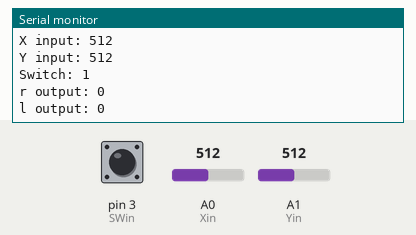
The sketch below on a simulated Arduino Uno, built with avr-gcc and run on an emulated ATmega328P. On the bench: the last lines printed to the serial monitor. The test bench sets the inputs (shaded band); at power-on: A0 (Xin) = 512, A1 (Yin) = 512, pin 3 (SWin) HIGH.

Above: at 1.2 s.
1.3 s: A0 (Xin) set to 716
At 1.63 s:
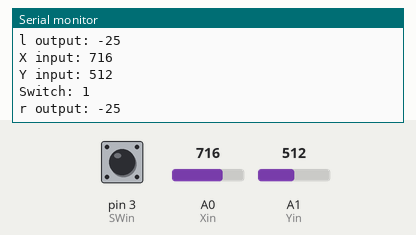
2.8 s: A1 (Yin) set to 716
At 2.85 s:
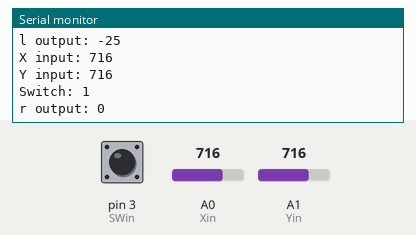
4.3 s: pin 3 (SWin) pulled LOW for 0.15 s
5.9 s: A0 (Xin) set to 900
At 6.1 s:
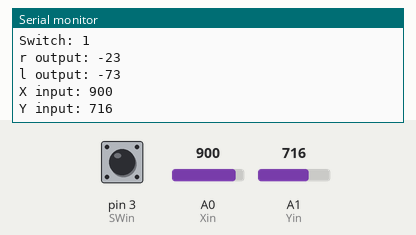
8.9 s: A1 (Yin) set to 900
At 10.98 s:
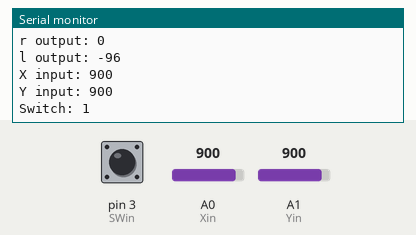
Timing chart, 0 to 11.4 s (numbered marks = the images above; inputs shaded):
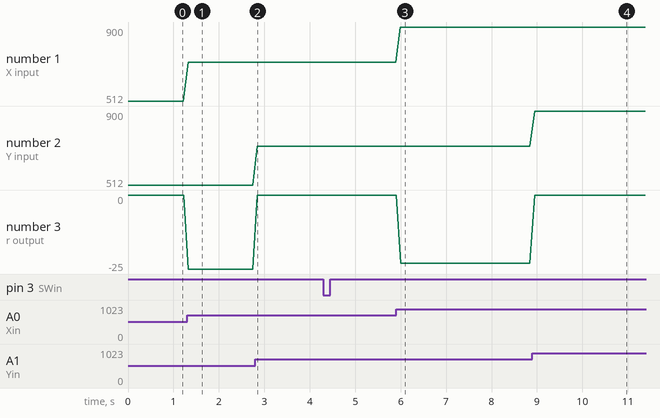

The sketch:

Joystick.ino
```cpp
// Translate joystick positions to motor velocities

// Define the pins used for the input connections
const int Xin = A0;
const int Yin = A1;
const int SWin = 3;

// Motor output variables
signed char L = 0;
signed char R = 0;

// Initialize the output function
int joyToMotor(int X, int Y, signed char *L, signed char *R);


void setup() {
  // Set the switch as an input pin
  pinMode(SWin, INPUT_PULLUP);

  // For tests (DELETE ONCE DONE TESTING)
  Serial.begin(115200);

}

void loop() {
  // Read the values of the x and y joystick
  int x = analogRead(Xin);
  int y = analogRead(Yin);
  int sw = digitalRead(SWin);

  joyToMotor(x, y, &L, &R);

  //Print output
  Serial.print("X input: ");
  Serial.println(x);
  Serial.print("Y input: ");
  Serial.println(y);
  Serial.print("Switch: ");
  Serial.println(sw);
  Serial.print("r output: ");
  Serial.println(R);
  Serial.print("l output: ");
  Serial.println(L);
  Serial.println("");

  delay(100);
}


// Define the translation from XY coordinate space to LR
int joyToMotor(int X, int Y, signed char *L, signed char *R) {
  // Map values to usable figures
  int x = map(X, 0, 1023, -100, 100);
  int y = map(Y, 0, 1023, -100, 100);

  // Correct for any initial offsets
  if(x > -5 && x < 5){
    x = 0;
  }
  if(y > -5 && y < 5){
    y = 0;
  }

  // Calculate Motor values
  x = -1 * x; //Invert x
  int v = (100 -abs(x))* (y/100) +y; //Calculate a v value: R-L
  int w = (100 -abs(y))* (x/100) +x; //Calculate a w value: R+L
  int r = (v +w)/2; //Calcualte r
  int l = (w -v)/2; //Calculate l
  r = map(r, -100, 100, -127, 127); //Map to bytes
  l = map(l, -100, 100, -127, 127);

  // Set to the output bytes
  *L = l;
  *R = r;
}
```

Measured:
- after the input at 1.3 s, the serial monitor: prints a new line at once (image 1)
- after the input at 2.8 s, the serial monitor: prints a new line after 0.05 s (image 2)
- after the input at 5.9 s, the serial monitor: prints a new line after 0.10 s (image 3)
- after the input at 8.9 s, the serial monitor: prints a new line after 0.05 s (image 4)
- plotted number 1: 512 → 716 after the input at 1.3 s, 716 → 900 after the input at 5.9 s
- plotted number 3: 0 → -25 after the input at 1.3 s, 0 → -23 after the input at 5.9 s, -23 → 0 after the input at 8.9 s
